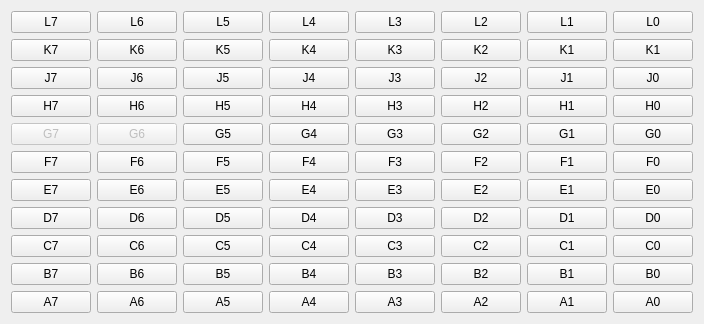
<?xml version="1.0" encoding="UTF-8"?>
<ui version="4.0">
 <class>LedButtonsGui</class>
 <widget class="QWidget" name="LedButtonsGui">
  <property name="geometry">
   <rect>
    <x>0</x>
    <y>0</y>
    <width>383</width>
    <height>303</height>
   </rect>
  </property>
  <property name="sizePolicy">
   <sizepolicy hsizetype="Fixed" vsizetype="Fixed">
    <horstretch>0</horstretch>
    <verstretch>0</verstretch>
   </sizepolicy>
  </property>
  <property name="windowTitle">
   <string>LedButtons</string>
  </property>
  <layout class="QHBoxLayout" name="horizontalLayout">
   <item>
    <layout class="QGridLayout" name="gridLayout">
     <item row="5" column="0">
      <widget class="QPushButton" name="portF7">
       <property name="autoFillBackground">
        <bool>false</bool>
       </property>
       <property name="text">
        <string>F7</string>
       </property>
      </widget>
     </item>
     <item row="4" column="7">
      <widget class="QPushButton" name="portG0">
       <property name="autoFillBackground">
        <bool>false</bool>
       </property>
       <property name="text">
        <string>G0</string>
       </property>
      </widget>
     </item>
     <item row="6" column="6">
      <widget class="QPushButton" name="portE1">
       <property name="autoFillBackground">
        <bool>false</bool>
       </property>
       <property name="text">
        <string>E1</string>
       </property>
      </widget>
     </item>
     <item row="5" column="3">
      <widget class="QPushButton" name="portF4">
       <property name="autoFillBackground">
        <bool>false</bool>
       </property>
       <property name="text">
        <string>F4</string>
       </property>
      </widget>
     </item>
     <item row="4" column="3">
      <widget class="QPushButton" name="portG4">
       <property name="autoFillBackground">
        <bool>false</bool>
       </property>
       <property name="text">
        <string>G4</string>
       </property>
      </widget>
     </item>
     <item row="6" column="4">
      <widget class="QPushButton" name="portE3">
       <property name="autoFillBackground">
        <bool>false</bool>
       </property>
       <property name="text">
        <string>E3</string>
       </property>
      </widget>
     </item>
     <item row="10" column="7">
      <widget class="QPushButton" name="portA0">
       <property name="autoFillBackground">
        <bool>false</bool>
       </property>
       <property name="text">
        <string>A0</string>
       </property>
      </widget>
     </item>
     <item row="10" column="3">
      <widget class="QPushButton" name="portA4">
       <property name="autoFillBackground">
        <bool>false</bool>
       </property>
       <property name="text">
        <string>A4</string>
       </property>
      </widget>
     </item>
     <item row="9" column="7">
      <widget class="QPushButton" name="portB0">
       <property name="autoFillBackground">
        <bool>false</bool>
       </property>
       <property name="text">
        <string>B0</string>
       </property>
      </widget>
     </item>
     <item row="9" column="2">
      <widget class="QPushButton" name="portB5">
       <property name="autoFillBackground">
        <bool>false</bool>
       </property>
       <property name="text">
        <string>B5</string>
       </property>
      </widget>
     </item>
     <item row="9" column="6">
      <widget class="QPushButton" name="portB1">
       <property name="autoFillBackground">
        <bool>false</bool>
       </property>
       <property name="text">
        <string>B1</string>
       </property>
      </widget>
     </item>
     <item row="9" column="3">
      <widget class="QPushButton" name="portB4">
       <property name="autoFillBackground">
        <bool>false</bool>
       </property>
       <property name="text">
        <string>B4</string>
       </property>
      </widget>
     </item>
     <item row="10" column="1">
      <widget class="QPushButton" name="portA6">
       <property name="autoFillBackground">
        <bool>false</bool>
       </property>
       <property name="text">
        <string>A6</string>
       </property>
      </widget>
     </item>
     <item row="8" column="0">
      <widget class="QPushButton" name="portC7">
       <property name="autoFillBackground">
        <bool>false</bool>
       </property>
       <property name="text">
        <string>C7</string>
       </property>
      </widget>
     </item>
     <item row="10" column="0">
      <widget class="QPushButton" name="portA7">
       <property name="autoFillBackground">
        <bool>false</bool>
       </property>
       <property name="text">
        <string>A7</string>
       </property>
      </widget>
     </item>
     <item row="10" column="6">
      <widget class="QPushButton" name="portA1">
       <property name="autoFillBackground">
        <bool>false</bool>
       </property>
       <property name="text">
        <string>A1</string>
       </property>
      </widget>
     </item>
     <item row="8" column="2">
      <widget class="QPushButton" name="portC5">
       <property name="autoFillBackground">
        <bool>false</bool>
       </property>
       <property name="text">
        <string>C5</string>
       </property>
      </widget>
     </item>
     <item row="9" column="0">
      <widget class="QPushButton" name="portB7">
       <property name="autoFillBackground">
        <bool>false</bool>
       </property>
       <property name="text">
        <string>B7</string>
       </property>
      </widget>
     </item>
     <item row="10" column="2">
      <widget class="QPushButton" name="portA5">
       <property name="autoFillBackground">
        <bool>false</bool>
       </property>
       <property name="text">
        <string>A5</string>
       </property>
      </widget>
     </item>
     <item row="8" column="4">
      <widget class="QPushButton" name="portC3">
       <property name="autoFillBackground">
        <bool>false</bool>
       </property>
       <property name="text">
        <string>C3</string>
       </property>
      </widget>
     </item>
     <item row="8" column="1">
      <widget class="QPushButton" name="portC6">
       <property name="autoFillBackground">
        <bool>false</bool>
       </property>
       <property name="text">
        <string>C6</string>
       </property>
      </widget>
     </item>
     <item row="9" column="5">
      <widget class="QPushButton" name="portB2">
       <property name="autoFillBackground">
        <bool>false</bool>
       </property>
       <property name="text">
        <string>B2</string>
       </property>
      </widget>
     </item>
     <item row="10" column="5">
      <widget class="QPushButton" name="portA2">
       <property name="autoFillBackground">
        <bool>false</bool>
       </property>
       <property name="text">
        <string>A2</string>
       </property>
      </widget>
     </item>
     <item row="8" column="6">
      <widget class="QPushButton" name="portC1">
       <property name="autoFillBackground">
        <bool>false</bool>
       </property>
       <property name="text">
        <string>C1</string>
       </property>
      </widget>
     </item>
     <item row="8" column="7">
      <widget class="QPushButton" name="portC0">
       <property name="autoFillBackground">
        <bool>false</bool>
       </property>
       <property name="text">
        <string>C0</string>
       </property>
      </widget>
     </item>
     <item row="9" column="1">
      <widget class="QPushButton" name="portB6">
       <property name="autoFillBackground">
        <bool>false</bool>
       </property>
       <property name="text">
        <string>B6</string>
       </property>
      </widget>
     </item>
     <item row="8" column="5">
      <widget class="QPushButton" name="portC2">
       <property name="autoFillBackground">
        <bool>false</bool>
       </property>
       <property name="text">
        <string>C2</string>
       </property>
      </widget>
     </item>
     <item row="10" column="4">
      <widget class="QPushButton" name="portA3">
       <property name="autoFillBackground">
        <bool>false</bool>
       </property>
       <property name="text">
        <string>A3</string>
       </property>
      </widget>
     </item>
     <item row="8" column="3">
      <widget class="QPushButton" name="portC4">
       <property name="autoFillBackground">
        <bool>false</bool>
       </property>
       <property name="text">
        <string>C4</string>
       </property>
      </widget>
     </item>
     <item row="9" column="4">
      <widget class="QPushButton" name="portB3">
       <property name="autoFillBackground">
        <bool>false</bool>
       </property>
       <property name="text">
        <string>B3</string>
       </property>
      </widget>
     </item>
     <item row="7" column="0">
      <widget class="QPushButton" name="portD7">
       <property name="autoFillBackground">
        <bool>false</bool>
       </property>
       <property name="text">
        <string>D7</string>
       </property>
      </widget>
     </item>
     <item row="7" column="1">
      <widget class="QPushButton" name="portD6">
       <property name="autoFillBackground">
        <bool>false</bool>
       </property>
       <property name="text">
        <string>D6</string>
       </property>
      </widget>
     </item>
     <item row="7" column="2">
      <widget class="QPushButton" name="portD5">
       <property name="autoFillBackground">
        <bool>false</bool>
       </property>
       <property name="text">
        <string>D5</string>
       </property>
      </widget>
     </item>
     <item row="7" column="3">
      <widget class="QPushButton" name="portD4">
       <property name="autoFillBackground">
        <bool>false</bool>
       </property>
       <property name="text">
        <string>D4</string>
       </property>
      </widget>
     </item>
     <item row="7" column="4">
      <widget class="QPushButton" name="portD3">
       <property name="autoFillBackground">
        <bool>false</bool>
       </property>
       <property name="text">
        <string>D3</string>
       </property>
      </widget>
     </item>
     <item row="7" column="5">
      <widget class="QPushButton" name="portD2">
       <property name="autoFillBackground">
        <bool>false</bool>
       </property>
       <property name="text">
        <string>D2</string>
       </property>
      </widget>
     </item>
     <item row="7" column="6">
      <widget class="QPushButton" name="portD1">
       <property name="autoFillBackground">
        <bool>false</bool>
       </property>
       <property name="text">
        <string>D1</string>
       </property>
      </widget>
     </item>
     <item row="7" column="7">
      <widget class="QPushButton" name="portD0">
       <property name="autoFillBackground">
        <bool>false</bool>
       </property>
       <property name="text">
        <string>D0</string>
       </property>
      </widget>
     </item>
     <item row="5" column="6">
      <widget class="QPushButton" name="portF1">
       <property name="autoFillBackground">
        <bool>false</bool>
       </property>
       <property name="text">
        <string>F1</string>
       </property>
      </widget>
     </item>
     <item row="2" column="5">
      <widget class="QPushButton" name="portJ2">
       <property name="autoFillBackground">
        <bool>false</bool>
       </property>
       <property name="text">
        <string>J2</string>
       </property>
      </widget>
     </item>
     <item row="2" column="4">
      <widget class="QPushButton" name="portJ3">
       <property name="autoFillBackground">
        <bool>false</bool>
       </property>
       <property name="text">
        <string>J3</string>
       </property>
      </widget>
     </item>
     <item row="1" column="5">
      <widget class="QPushButton" name="portK2">
       <property name="autoFillBackground">
        <bool>false</bool>
       </property>
       <property name="text">
        <string>K2</string>
       </property>
      </widget>
     </item>
     <item row="6" column="0">
      <widget class="QPushButton" name="portE7">
       <property name="autoFillBackground">
        <bool>false</bool>
       </property>
       <property name="text">
        <string>E7</string>
       </property>
      </widget>
     </item>
     <item row="6" column="1">
      <widget class="QPushButton" name="portE6">
       <property name="autoFillBackground">
        <bool>false</bool>
       </property>
       <property name="text">
        <string>E6</string>
       </property>
      </widget>
     </item>
     <item row="2" column="6">
      <widget class="QPushButton" name="portJ1">
       <property name="autoFillBackground">
        <bool>false</bool>
       </property>
       <property name="text">
        <string>J1</string>
       </property>
      </widget>
     </item>
     <item row="5" column="5">
      <widget class="QPushButton" name="portF2">
       <property name="autoFillBackground">
        <bool>false</bool>
       </property>
       <property name="text">
        <string>F2</string>
       </property>
      </widget>
     </item>
     <item row="3" column="4">
      <widget class="QPushButton" name="portH3">
       <property name="autoFillBackground">
        <bool>false</bool>
       </property>
       <property name="text">
        <string>H3</string>
       </property>
      </widget>
     </item>
     <item row="6" column="5">
      <widget class="QPushButton" name="portE2">
       <property name="autoFillBackground">
        <bool>false</bool>
       </property>
       <property name="text">
        <string>E2</string>
       </property>
      </widget>
     </item>
     <item row="6" column="3">
      <widget class="QPushButton" name="portE4">
       <property name="autoFillBackground">
        <bool>false</bool>
       </property>
       <property name="text">
        <string>E4</string>
       </property>
      </widget>
     </item>
     <item row="4" column="4">
      <widget class="QPushButton" name="portG3">
       <property name="autoFillBackground">
        <bool>false</bool>
       </property>
       <property name="text">
        <string>G3</string>
       </property>
      </widget>
     </item>
     <item row="5" column="4">
      <widget class="QPushButton" name="portF3">
       <property name="autoFillBackground">
        <bool>false</bool>
       </property>
       <property name="text">
        <string>F3</string>
       </property>
      </widget>
     </item>
     <item row="5" column="7">
      <widget class="QPushButton" name="portF0">
       <property name="autoFillBackground">
        <bool>false</bool>
       </property>
       <property name="text">
        <string>F0</string>
       </property>
      </widget>
     </item>
     <item row="3" column="2">
      <widget class="QPushButton" name="portH5">
       <property name="autoFillBackground">
        <bool>false</bool>
       </property>
       <property name="text">
        <string>H5</string>
       </property>
      </widget>
     </item>
     <item row="6" column="7">
      <widget class="QPushButton" name="portE0">
       <property name="autoFillBackground">
        <bool>false</bool>
       </property>
       <property name="text">
        <string>E0</string>
       </property>
      </widget>
     </item>
     <item row="3" column="7">
      <widget class="QPushButton" name="portH0">
       <property name="autoFillBackground">
        <bool>false</bool>
       </property>
       <property name="text">
        <string>H0</string>
       </property>
      </widget>
     </item>
     <item row="4" column="6">
      <widget class="QPushButton" name="portG1">
       <property name="autoFillBackground">
        <bool>false</bool>
       </property>
       <property name="text">
        <string>G1</string>
       </property>
      </widget>
     </item>
     <item row="3" column="0">
      <widget class="QPushButton" name="portH7">
       <property name="autoFillBackground">
        <bool>false</bool>
       </property>
       <property name="text">
        <string>H7</string>
       </property>
      </widget>
     </item>
     <item row="1" column="6">
      <widget class="QPushButton" name="portK1">
       <property name="autoFillBackground">
        <bool>false</bool>
       </property>
       <property name="text">
        <string>K1</string>
       </property>
      </widget>
     </item>
     <item row="3" column="5">
      <widget class="QPushButton" name="portH2">
       <property name="autoFillBackground">
        <bool>false</bool>
       </property>
       <property name="text">
        <string>H2</string>
       </property>
      </widget>
     </item>
     <item row="3" column="3">
      <widget class="QPushButton" name="portH4">
       <property name="autoFillBackground">
        <bool>false</bool>
       </property>
       <property name="text">
        <string>H4</string>
       </property>
      </widget>
     </item>
     <item row="4" column="2">
      <widget class="QPushButton" name="portG5">
       <property name="autoFillBackground">
        <bool>false</bool>
       </property>
       <property name="text">
        <string>G5</string>
       </property>
      </widget>
     </item>
     <item row="4" column="5">
      <widget class="QPushButton" name="portG2">
       <property name="autoFillBackground">
        <bool>false</bool>
       </property>
       <property name="text">
        <string>G2</string>
       </property>
      </widget>
     </item>
     <item row="3" column="1">
      <widget class="QPushButton" name="portH6">
       <property name="autoFillBackground">
        <bool>false</bool>
       </property>
       <property name="text">
        <string>H6</string>
       </property>
      </widget>
     </item>
     <item row="6" column="2">
      <widget class="QPushButton" name="portE5">
       <property name="autoFillBackground">
        <bool>false</bool>
       </property>
       <property name="text">
        <string>E5</string>
       </property>
      </widget>
     </item>
     <item row="1" column="4">
      <widget class="QPushButton" name="portK3">
       <property name="autoFillBackground">
        <bool>false</bool>
       </property>
       <property name="text">
        <string>K3</string>
       </property>
      </widget>
     </item>
     <item row="3" column="6">
      <widget class="QPushButton" name="portH1">
       <property name="autoFillBackground">
        <bool>false</bool>
       </property>
       <property name="text">
        <string>H1</string>
       </property>
      </widget>
     </item>
     <item row="5" column="2">
      <widget class="QPushButton" name="portF5">
       <property name="autoFillBackground">
        <bool>false</bool>
       </property>
       <property name="text">
        <string>F5</string>
       </property>
      </widget>
     </item>
     <item row="5" column="1">
      <widget class="QPushButton" name="portF6">
       <property name="autoFillBackground">
        <bool>false</bool>
       </property>
       <property name="text">
        <string>F6</string>
       </property>
      </widget>
     </item>
     <item row="2" column="0">
      <widget class="QPushButton" name="portJ7">
       <property name="autoFillBackground">
        <bool>false</bool>
       </property>
       <property name="text">
        <string>J7</string>
       </property>
      </widget>
     </item>
     <item row="1" column="2">
      <widget class="QPushButton" name="portK5">
       <property name="autoFillBackground">
        <bool>false</bool>
       </property>
       <property name="text">
        <string>K5</string>
       </property>
      </widget>
     </item>
     <item row="2" column="7">
      <widget class="QPushButton" name="portJ0">
       <property name="autoFillBackground">
        <bool>false</bool>
       </property>
       <property name="text">
        <string>J0</string>
       </property>
      </widget>
     </item>
     <item row="2" column="2">
      <widget class="QPushButton" name="portJ5">
       <property name="autoFillBackground">
        <bool>false</bool>
       </property>
       <property name="text">
        <string>J5</string>
       </property>
      </widget>
     </item>
     <item row="1" column="0">
      <widget class="QPushButton" name="portK7">
       <property name="autoFillBackground">
        <bool>false</bool>
       </property>
       <property name="text">
        <string>K7</string>
       </property>
      </widget>
     </item>
     <item row="2" column="1">
      <widget class="QPushButton" name="portJ6">
       <property name="autoFillBackground">
        <bool>false</bool>
       </property>
       <property name="text">
        <string>J6</string>
       </property>
      </widget>
     </item>
     <item row="1" column="3">
      <widget class="QPushButton" name="portK4">
       <property name="autoFillBackground">
        <bool>false</bool>
       </property>
       <property name="text">
        <string>K4</string>
       </property>
      </widget>
     </item>
     <item row="1" column="7">
      <widget class="QPushButton" name="portK0">
       <property name="autoFillBackground">
        <bool>false</bool>
       </property>
       <property name="text">
        <string>K1</string>
       </property>
      </widget>
     </item>
     <item row="1" column="1">
      <widget class="QPushButton" name="portK6">
       <property name="autoFillBackground">
        <bool>false</bool>
       </property>
       <property name="text">
        <string>K6</string>
       </property>
      </widget>
     </item>
     <item row="2" column="3">
      <widget class="QPushButton" name="portJ4">
       <property name="autoFillBackground">
        <bool>false</bool>
       </property>
       <property name="text">
        <string>J4</string>
       </property>
      </widget>
     </item>
     <item row="0" column="0">
      <widget class="QPushButton" name="portL7">
       <property name="autoFillBackground">
        <bool>false</bool>
       </property>
       <property name="text">
        <string>L7</string>
       </property>
      </widget>
     </item>
     <item row="0" column="7">
      <widget class="QPushButton" name="portL0">
       <property name="autoFillBackground">
        <bool>false</bool>
       </property>
       <property name="text">
        <string>L0</string>
       </property>
      </widget>
     </item>
     <item row="0" column="6">
      <widget class="QPushButton" name="portL1">
       <property name="autoFillBackground">
        <bool>false</bool>
       </property>
       <property name="text">
        <string>L1</string>
       </property>
      </widget>
     </item>
     <item row="0" column="5">
      <widget class="QPushButton" name="portL2">
       <property name="autoFillBackground">
        <bool>false</bool>
       </property>
       <property name="text">
        <string>L2</string>
       </property>
      </widget>
     </item>
     <item row="0" column="4">
      <widget class="QPushButton" name="portL3">
       <property name="autoFillBackground">
        <bool>false</bool>
       </property>
       <property name="text">
        <string>L3</string>
       </property>
      </widget>
     </item>
     <item row="0" column="3">
      <widget class="QPushButton" name="portL4">
       <property name="autoFillBackground">
        <bool>false</bool>
       </property>
       <property name="text">
        <string>L4</string>
       </property>
      </widget>
     </item>
     <item row="0" column="2">
      <widget class="QPushButton" name="portL5">
       <property name="autoFillBackground">
        <bool>false</bool>
       </property>
       <property name="text">
        <string>L5</string>
       </property>
      </widget>
     </item>
     <item row="0" column="1">
      <widget class="QPushButton" name="portL6">
       <property name="autoFillBackground">
        <bool>false</bool>
       </property>
       <property name="text">
        <string>L6</string>
       </property>
      </widget>
     </item>
     <item row="4" column="1">
      <widget class="QPushButton" name="portG6">
       <property name="enabled">
        <bool>false</bool>
       </property>
       <property name="autoFillBackground">
        <bool>false</bool>
       </property>
       <property name="text">
        <string>G6</string>
       </property>
      </widget>
     </item>
     <item row="4" column="0">
      <widget class="QPushButton" name="portG7">
       <property name="enabled">
        <bool>false</bool>
       </property>
       <property name="autoFillBackground">
        <bool>false</bool>
       </property>
       <property name="text">
        <string>G7</string>
       </property>
      </widget>
     </item>
    </layout>
   </item>
  </layout>
 </widget>
 <resources/>
 <connections/>
</ui>
